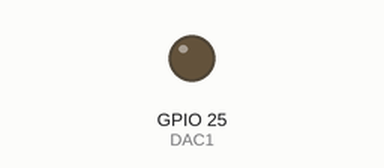
Recording of a sketch running on a simulated ESP32. Shown: output pins drawn as LEDs (lit = HIGH).

Above: at 0.1 s.
At 2.9 s:
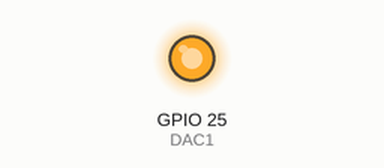
Timing chart, 0 to 3.6 s (numbered marks = the images above):
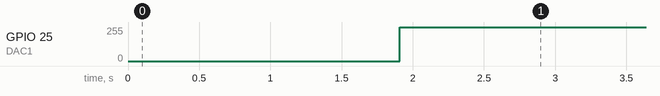

Measured:
- by itself, GPIO 25 (DAC1): 0/255 → 252/255 at 1.9 s, → 254/255 1.2 s later

The sketch:

esp32musicBox.ino
```cpp
// (licence header left out)
#define DAC1 25 //Uses DAC on pin 25
unsigned long previousMicros = 0;  //initial value of micros (for samples)
unsigned long currentMicros; //current value of micros
const unsigned long UperiodConst = 23; //number of microseconds per sample
//Sample rate 43478.26 samples per second
unsigned long previousMillis = 0;  //initial value of millis (for note duration)
unsigned long currentMillis; //current value of millis
float sampleVal; //Increase in amplitude per sample
float value = 0; //Actual output amplitude (0 to 255)
int indexer = 0; //Note count
//(would have used "index" but that seems to be reserved as a pointer for ESP32 core)
byte tempo = 150;  // Number of milliseconds per semi-quaver

const float sample[51] PROGMEM = {0.38511, 0.40801, 0.43227, 0.45798, 0.48521,
0.51406, 0.54463, 0.57702, 0.61133, 0.64768, 0.68619, 0.72700, 0.77023, 0.81603,
0.86455, 0.91596, 1.97042, 1.02813, 1.08926, 1.15403, 1.22657, 1.29536,
1.37239, 1.45399, 1.54045, 1.63205, 1.72910, 1.83192, 1.90485, 2.05626, 2.17857,
2.30807, 2.44531, 2.59072, 2.74477, 2.90798, 3.08090, 3.26410, 3.45820, 3.66383,
3.88169, 4.11251, 4.35705, 4.61614, 4.89063, 5.18144, 5.48954, 5.81597, 6.16181, 0};
//Increase per sample (governs note frequency) last value (0) gives rest

const byte swan[402] PROGMEM = {50, 6, 0, 50, 6, 0, /*BAR*/
35, 4, 1,  34, 4, 1,  27, 4, 0,  32, 4, 1,  30, 4, 1,  23, 4, 0, /*BAR*/
25, 8, 1,  25, 2, 1,  27, 2, 0,  28, 8, 0,  50, 2, 0, /*BAR*/
20, 8, 1,  22, 2, 1,  23, 2, 0,  25, 2, 1,  27, 2, 1,  28, 2, 1,  30, 2, 0,  32, 2, 0,  34, 2, 1, /*BAR*/
39, 12, 1,  39, 2, 0,  50, 4, 0,  50, 2, 0,  50, 2, 0, /*BAR*/
35, 4, 1,  34, 4, 1,  27, 4, 0,  32, 4, 1,  30, 4, 1,  23, 4, 0, /*BAR*/
26, 8, 1,  26, 2, 1,  27, 2, 0,  29, 8, 0,  50, 4, 0, /*BAR*/
22, 6, 0,  24, 2, 0,  26, 2, 1,  27, 2, 1,  29, 2, 1,  30, 2, 0,  32, 2, 1,  34, 2, 0,  36, 2, 1, 38, 2, 1, /*BAR*/
42, 12, 1,  42, 2, 0, 50, 4, 0, 50, 2, 0, 50, 2, 0, /*BAR*/
42, 4, 1,  39, 4, 1,  35, 4, 0,  32, 4, 1,  34, 4, 1,  35, 4, 0, /*BAR*/
30, 8, 1,  30, 2, 1,  32, 2, 0,  34, 8, 0,  53, 4, 0, /*BAR*/
40, 4, 1,  37, 4, 1,  33, 4, 0,  30, 4, 1,  32, 4, 1,  33, 4, 0, /*BAR*/
28, 8, 1,  28, 2, 1,  30, 2, 0,  32, 8, 0, 50, 4, 0, /*BAR*/
32, 4, 1,  25, 4, 1,  27, 4, 0,  28, 8, 0,  30, 2, 0,  32, 2, 0, /*BAR*/
34, 12, 0,  32, 8, 0,  50, 4, 0, /*BAR*/
32, 4, 1,  25, 4, 1,  27, 4, 1, 29, 8, 0,  30, 2, 0,  32, 2, 0,  /*BAR*/
33, 12, 1,  34, 12, 0, /*BAR*/
35, 4, 1,  34, 4, 1,  27, 4, 0,  32, 4, 1,  30, 4, 1,  23, 4, 0, /*BAR*/
25, 8, 1,  25, 2, 1,  27, 2, 0,  28, 8, 0, 50, 2, 0, /*BAR*/
20, 8, 1,  22, 2, 1,  23, 2, 0,  25, 2, 1,  27, 2, 1,  28, 2, 1,  30, 2, 0,  32, 2, 0,  34, 2, 0, /*BAR*/
39, 24, 0, /*BAR*/
39, 4, 1,  37, 4, 1,  32, 4, 0,  35, 4, 1,  34, 4, 1,  28, 4, 0,  /*BAR*/
32, 4, 1,  30, 4, 1,  23, 4, 0,  25, 4, 1,  27, 4, 1,  23, 4, 0,  /*BAR*/
27, 12, 0,  28, 4, 1,  30, 4, 1,  27, 4, 0,  /*BAR*/
32, 12, 0,  32, 4, 1,  34, 4, 1,  30, 4, 0, /*BAR*/ 35, 24, 0
};

//Array containing tune. Trios of values give note number, duration and slur, 1 for slurred notes.
//Note durations Semi quaver = 1  quaver = 2 crotchet = 4 etc.


void setup()
{
//Serial.begin(115200);
}

void loop()
{
  currentMillis = millis(); //Initialise time
  currentMicros = micros();

  if (currentMicros - previousMicros >= UperiodConst)
//Loop to build sawtooth increasing output by "sampleVal" every sample and reset to zero when output is max
  {
    previousMicros = currentMicros; //Resets micros for next sample
    sampleVal = pgm_read_float(&sample[pgm_read_byte(&swan[indexer])]);
    //reads note from swan to index sample array from PROGMEM to produce correct note.
    dacWrite(DAC1, int(value)); //Writes samples to DAC as ints
    value += sampleVal; //Builds sawtooth waveform
    if(value >= 255) //Resets sawtooth to zero every repeat
    {
      value = 0;
    }

  }
 if (currentMillis - previousMillis >= tempo * pgm_read_byte(&swan[indexer + 1]) && value <= 1)
 //Sets note duration (output note duration governed by tempo x note durations from swan) and makes sure output is zero at note change
 {
  dacWrite(DAC1, 0); //Turns off output for between notes
  if(pgm_read_byte(&swan[indexer + 2]) == 0) //Tests slur parameter from swan
  {
  delay(40); //Normal note off duration (between notes)
  }
  if(pgm_read_byte(&swan[indexer + 2]) == 1)
  {
  delay(0); //Slur note off duration (between notes)
  }
  indexer = indexer + 3; //reads next note from tune array.

  previousMillis = currentMillis; //reset timer for next note
  if(indexer >= sizeof(swan)) //Stops at end of array and returns to beginning
  {
    indexer = 0;
  }

 }
}
//const byte wewish[157] PROGMEM = {100, 25, 4, 0, /*BAR*/ 30, 4, 0, 30, 2, 1, 32, 2, 1, 30, 2, 1, 29, 2, 1,/*BAR*/ 27, 4, 0, 27, 4, 0,/*25*/
//27, 4, 0, /*BAR*/ 32, 4, 0, 32, 2, 1, 34, 2, 1, 32, 2, 1, 30, 2, 1, /*BAR*/29, 4, 0, 25, 4, 0, 25, 4, 0, /*BAR*/ /*27*/
//34, 4, 0, 34, 2, 1, 35, 2, 1, 34, 2, 1, 32, 2, 1, /*BAR*/30, 4, 0, 27, 4, 0, 25, 2, 0, 25, 2, 0, /*BAR*/27, 4, 0, 32, 4, 0, /*33*/
//29, 4, 0,/*BAR*/ 30, 8, 0, 25, 4, 0, /*BAR*/30, 4, 0, 30, 4, 0, 30, 4, 0, /*BAR*/29, 8, 0, 29, 4,  0,/*BAR*/ /*24*/
//30, 4, 0, 29, 4, 0, 27, 4, 0, /*BAR*/ 25, 8, 0, 25, 4,  0,/*BAR*/34, 4, 0, 32, 4, 0, 30, 4, 0, /*BAR*/37, 4, 0, 25, 4, 0, /*30*/
//25, 2, 0, 25, 2, 0, /*BAR*/27, 4, 0, 32, 4, 0, 29, 4, 0, /*BAR*/ 30, 8, 0}; /*18*/
//Array containing tune. Tempo (first element) along with note number and duration + slur, 1 for slurred notes.
//Semi quaver = 1  quaver = 2 crotchet = 4 etc.
```
